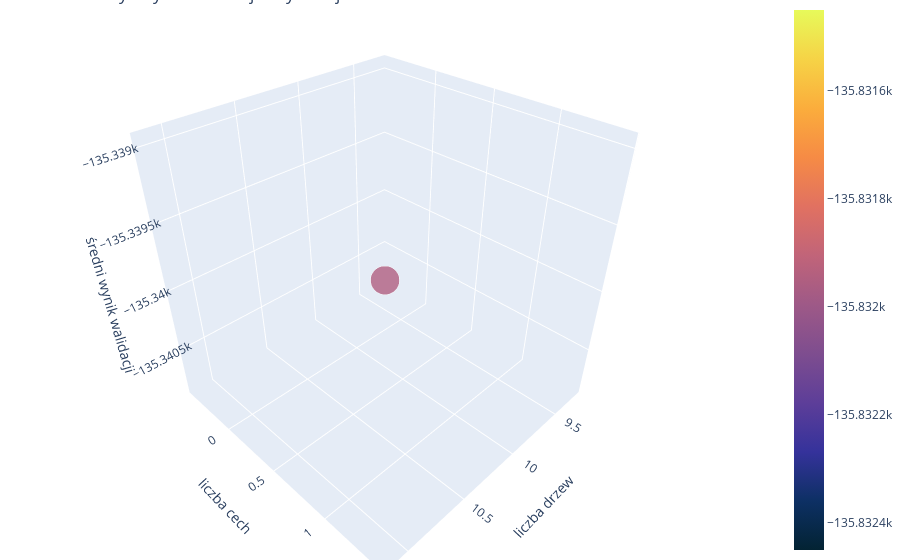

The cell this chart's notebook holds for it:
### Code cell
scatter_3d(cv_scores, 
    'param_regressor__n_estimators', 'liczba drzew',
    'param_regressor__max_features', 'liczba cech',
    'mean_test_score', 'średni wynik walidacji',
    'param_regressor__max_samples', 'rozmiar próbki',
    'mean_test_score', ''
)

### Figure 1 — Plotly figure (JSON) as saved in the notebook; plotly's stock layout.template omitted (floating-point values rounded to 4 significant figures)
{"data": [{"hoverinfo": "text", "marker": {"color": [-135800.0], "colorbar": {"title": {"text": ""}}, "colorscale": [[0, "rgb(3, 35, 51)"], [0.09091, "rgb(13, 48, 100)"], [0.1818, "rgb(53, 50, 155)"], [0.2727, "rgb(93, 62, 153)"], [0.3636, "rgb(126, 77, 143)"], [0.4545, "rgb(158, 89, 135)"], [0.5455, "rgb(193, 100, 121)"], [0.6364, "rgb(225, 113, 97)"], [0.7273, "rgb(246, 139, 69)"], [0.8182, "rgb(251, 173, 60)"], [0.9091, "rgb(246, 211, 70)"], [1, "rgb(231, 250, 90)"]], "opacity": 0.8, "size": [0.5], "sizemode": "diameter", "sizeref": 0.025}, "mode": "markers", "text": ["liczba drzew=10; liczba cech=0.5; średni wynik walidacji=-135831.9506093663; rozmiar próbki=0.5; "], "type": "scatter3d", "x": [10.19], "y": [0.5026], "z": [-135300.0]}], "layout": {"margin": {"b": 0, "l": 0, "r": 0, "t": 0}, "scene": {"xaxis": {"title": {"text": "liczba drzew"}}, "yaxis": {"title": {"text": "liczba cech"}}, "zaxis": {"title": {"text": "średni wynik walidacji"}}}, "title": {"text": "Parametry i wyniki walidacji krzyżowej"}}}
